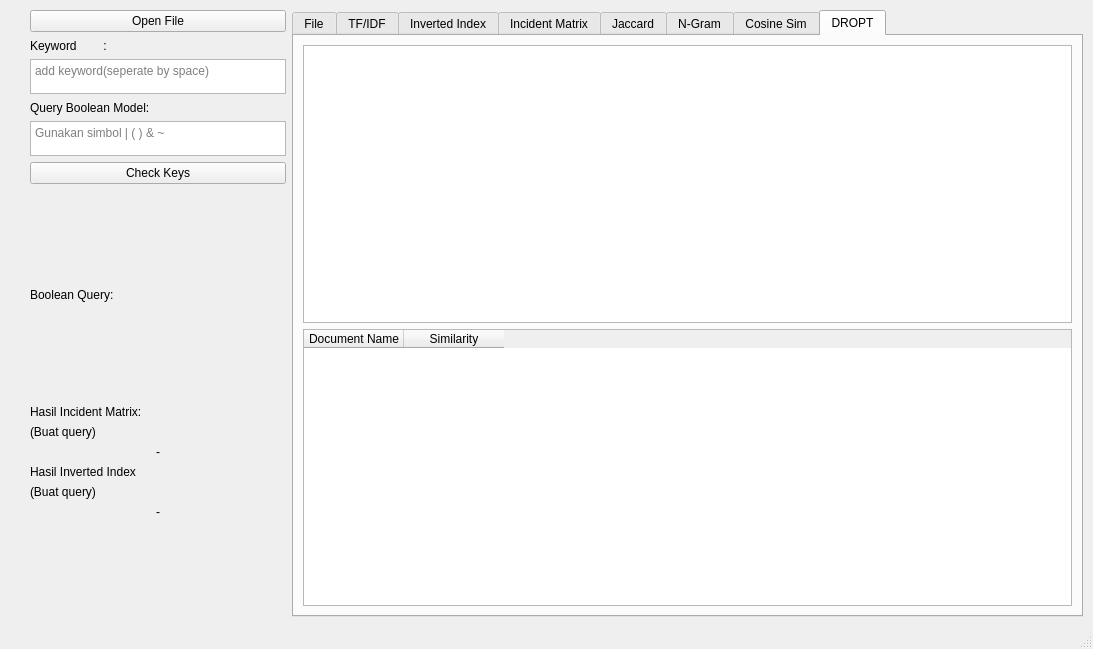
<?xml version="1.0" encoding="UTF-8"?>
<ui version="4.0">
 <class>MainWindow</class>
 <widget class="QMainWindow" name="MainWindow">
  <property name="geometry">
   <rect>
    <x>0</x>
    <y>0</y>
    <width>1093</width>
    <height>649</height>
   </rect>
  </property>
  <property name="windowTitle">
   <string>MainWindow</string>
  </property>
  <widget class="QWidget" name="centralwidget">
   <layout class="QGridLayout" name="gridLayout">
    <property name="leftMargin">
     <number>10</number>
    </property>
    <property name="topMargin">
     <number>10</number>
    </property>
    <property name="rightMargin">
     <number>10</number>
    </property>
    <property name="bottomMargin">
     <number>10</number>
    </property>
    <item row="0" column="0">
     <layout class="QHBoxLayout" name="horizontalLayout" stretch="0,1">
      <property name="bottomMargin">
       <number>0</number>
      </property>
      <item>
       <layout class="QVBoxLayout" name="verticalLayout_2">
        <property name="leftMargin">
         <number>20</number>
        </property>
        <item>
         <widget class="QPushButton" name="openFilebtn">
          <property name="text">
           <string>Open File</string>
          </property>
         </widget>
        </item>
        <item>
         <layout class="QVBoxLayout" name="verticalLayout_4">
          <property name="topMargin">
           <number>0</number>
          </property>
          <item>
           <widget class="QLabel" name="label">
            <property name="maximumSize">
             <size>
              <width>16777215</width>
              <height>15</height>
             </size>
            </property>
            <property name="text">
             <string>Keyword        :</string>
            </property>
            <property name="alignment">
             <set>Qt::AlignLeading|Qt::AlignLeft|Qt::AlignVCenter</set>
            </property>
            <property name="margin">
             <number>0</number>
            </property>
           </widget>
          </item>
          <item>
           <widget class="QTextEdit" name="txt_keyword">
            <property name="maximumSize">
             <size>
              <width>16777215</width>
              <height>35</height>
             </size>
            </property>
            <property name="placeholderText">
             <string>add keyword(seperate by space)</string>
            </property>
           </widget>
          </item>
         </layout>
        </item>
        <item>
         <layout class="QVBoxLayout" name="verticalLayout_5">
          <property name="topMargin">
           <number>0</number>
          </property>
          <item>
           <widget class="QLabel" name="label_3">
            <property name="maximumSize">
             <size>
              <width>16777215</width>
              <height>15</height>
             </size>
            </property>
            <property name="text">
             <string>Query Boolean Model:</string>
            </property>
           </widget>
          </item>
          <item>
           <widget class="QTextEdit" name="txt_query">
            <property name="maximumSize">
             <size>
              <width>16777215</width>
              <height>35</height>
             </size>
            </property>
            <property name="placeholderText">
             <string>Gunakan simbol | ( ) &amp; ~</string>
            </property>
           </widget>
          </item>
         </layout>
        </item>
        <item>
         <layout class="QHBoxLayout" name="horizontalLayout_6">
          <property name="sizeConstraint">
           <enum>QLayout::SetMinimumSize</enum>
          </property>
          <property name="topMargin">
           <number>0</number>
          </property>
         </layout>
        </item>
        <item>
         <widget class="QPushButton" name="checkKeysbtn">
          <property name="text">
           <string>Check Keys</string>
          </property>
         </widget>
        </item>
        <item>
         <spacer name="verticalSpacer">
          <property name="orientation">
           <enum>Qt::Vertical</enum>
          </property>
          <property name="sizeHint" stdset="0">
           <size>
            <width>20</width>
            <height>40</height>
           </size>
          </property>
         </spacer>
        </item>
        <item>
         <widget class="QLabel" name="label_5">
          <property name="text">
           <string>Boolean Query:</string>
          </property>
         </widget>
        </item>
        <item>
         <spacer name="verticalSpacer_3">
          <property name="orientation">
           <enum>Qt::Vertical</enum>
          </property>
          <property name="sizeHint" stdset="0">
           <size>
            <width>20</width>
            <height>40</height>
           </size>
          </property>
         </spacer>
        </item>
        <item>
         <widget class="QLabel" name="label_2">
          <property name="text">
           <string>Hasil Incident Matrix:</string>
          </property>
         </widget>
        </item>
        <item>
         <widget class="QLabel" name="lbl_incident_query">
          <property name="text">
           <string>(Buat query)</string>
          </property>
         </widget>
        </item>
        <item>
         <widget class="QLabel" name="lbl_incident_result">
          <property name="text">
           <string>-</string>
          </property>
          <property name="alignment">
           <set>Qt::AlignCenter</set>
          </property>
         </widget>
        </item>
        <item>
         <widget class="QLabel" name="label_4">
          <property name="text">
           <string>Hasil Inverted Index</string>
          </property>
         </widget>
        </item>
        <item>
         <widget class="QLabel" name="lbl_inverted_query">
          <property name="text">
           <string>(Buat query)</string>
          </property>
         </widget>
        </item>
        <item>
         <widget class="QLabel" name="lbl_inverted_result">
          <property name="text">
           <string>-</string>
          </property>
          <property name="alignment">
           <set>Qt::AlignCenter</set>
          </property>
         </widget>
        </item>
        <item>
         <spacer name="verticalSpacer_2">
          <property name="orientation">
           <enum>Qt::Vertical</enum>
          </property>
          <property name="sizeHint" stdset="0">
           <size>
            <width>20</width>
            <height>40</height>
           </size>
          </property>
         </spacer>
        </item>
       </layout>
      </item>
      <item>
       <layout class="QVBoxLayout" name="verticalLayout">
        <property name="leftMargin">
         <number>0</number>
        </property>
        <item>
         <widget class="QTabWidget" name="tabWidget">
          <property name="sizePolicy">
           <sizepolicy hsizetype="Preferred" vsizetype="Expanding">
            <horstretch>0</horstretch>
            <verstretch>0</verstretch>
           </sizepolicy>
          </property>
          <property name="currentIndex">
           <number>7</number>
          </property>
          <widget class="QWidget" name="tab">
           <property name="sizePolicy">
            <sizepolicy hsizetype="Maximum" vsizetype="Maximum">
             <horstretch>0</horstretch>
             <verstretch>0</verstretch>
            </sizepolicy>
           </property>
           <attribute name="title">
            <string>File</string>
           </attribute>
           <layout class="QHBoxLayout" name="horizontalLayout_2">
            <item>
             <widget class="QTableWidget" name="tbl_preprocess">
              <column>
               <property name="text">
                <string>Filename</string>
               </property>
              </column>
              <column>
               <property name="text">
                <string>Raw</string>
               </property>
              </column>
              <column>
               <property name="text">
                <string>Folded</string>
               </property>
              </column>
              <column>
               <property name="text">
                <string>No Number</string>
               </property>
              </column>
              <column>
               <property name="text">
                <string>No Symbol</string>
               </property>
              </column>
              <column>
               <property name="text">
                <string>Trimmed</string>
               </property>
              </column>
              <column>
               <property name="text">
                <string>Tokenized</string>
               </property>
              </column>
              <column>
               <property name="text">
                <string>Filtered</string>
               </property>
              </column>
              <column>
               <property name="text">
                <string>Stemmed</string>
               </property>
              </column>
              <column>
               <property name="text">
                <string>Filepath</string>
               </property>
              </column>
             </widget>
            </item>
           </layout>
          </widget>
          <widget class="QWidget" name="tab_2">
           <property name="sizePolicy">
            <sizepolicy hsizetype="Preferred" vsizetype="Preferred">
             <horstretch>0</horstretch>
             <verstretch>0</verstretch>
            </sizepolicy>
           </property>
           <property name="maximumSize">
            <size>
             <width>16777215</width>
             <height>16777215</height>
            </size>
           </property>
           <attribute name="title">
            <string>TF/IDF</string>
           </attribute>
           <layout class="QGridLayout" name="gridLayout_2">
            <item row="0" column="0">
             <widget class="QTableWidget" name="tf_idf_table">
              <property name="enabled">
               <bool>true</bool>
              </property>
              <property name="sizePolicy">
               <sizepolicy hsizetype="Ignored" vsizetype="Ignored">
                <horstretch>0</horstretch>
                <verstretch>0</verstretch>
               </sizepolicy>
              </property>
              <property name="minimumSize">
               <size>
                <width>40</width>
                <height>321</height>
               </size>
              </property>
              <property name="maximumSize">
               <size>
                <width>16777215</width>
                <height>9999999</height>
               </size>
              </property>
              <property name="font">
               <font>
                <pointsize>11</pointsize>
               </font>
              </property>
              <property name="focusPolicy">
               <enum>Qt::NoFocus</enum>
              </property>
              <attribute name="horizontalHeaderCascadingSectionResizes">
               <bool>false</bool>
              </attribute>
              <column>
               <property name="text">
                <string>Keyword</string>
               </property>
               <property name="font">
                <font>
                 <pointsize>12</pointsize>
                 <weight>75</weight>
                 <bold>true</bold>
                </font>
               </property>
              </column>
              <column>
               <property name="text">
                <string>TF</string>
               </property>
               <property name="font">
                <font>
                 <pointsize>12</pointsize>
                 <weight>75</weight>
                 <bold>true</bold>
                </font>
               </property>
              </column>
              <column>
               <property name="text">
                <string>Df</string>
               </property>
               <property name="font">
                <font>
                 <pointsize>12</pointsize>
                 <weight>75</weight>
                 <bold>true</bold>
                </font>
               </property>
              </column>
              <column>
               <property name="text">
                <string>D/Df</string>
               </property>
               <property name="font">
                <font>
                 <pointsize>12</pointsize>
                 <weight>75</weight>
                 <bold>true</bold>
                </font>
               </property>
              </column>
              <column>
               <property name="text">
                <string>IDF</string>
               </property>
               <property name="font">
                <font>
                 <pointsize>12</pointsize>
                 <weight>75</weight>
                 <bold>true</bold>
                </font>
               </property>
              </column>
              <column>
               <property name="text">
                <string>IDF+1</string>
               </property>
               <property name="font">
                <font>
                 <pointsize>12</pointsize>
                 <weight>75</weight>
                 <bold>true</bold>
                </font>
               </property>
              </column>
              <column>
               <property name="text">
                <string>W</string>
               </property>
               <property name="font">
                <font>
                 <pointsize>12</pointsize>
                 <weight>75</weight>
                 <bold>true</bold>
                </font>
               </property>
              </column>
             </widget>
            </item>
            <item row="1" column="0">
             <widget class="QTableWidget" name="tf_idf_result_table_2">
              <property name="maximumSize">
               <size>
                <width>16777215</width>
                <height>200</height>
               </size>
              </property>
              <property name="font">
               <font>
                <pointsize>11</pointsize>
               </font>
              </property>
              <column>
               <property name="text">
                <string>Document Name</string>
               </property>
              </column>
              <column>
               <property name="text">
                <string>Similarity</string>
               </property>
              </column>
             </widget>
            </item>
           </layout>
          </widget>
          <widget class="QWidget" name="tab_3">
           <attribute name="title">
            <string>Inverted Index</string>
           </attribute>
           <layout class="QHBoxLayout" name="horizontalLayout_4">
            <item>
             <widget class="QTableWidget" name="inverted_index_table">
              <property name="sizePolicy">
               <sizepolicy hsizetype="Ignored" vsizetype="Ignored">
                <horstretch>0</horstretch>
                <verstretch>0</verstretch>
               </sizepolicy>
              </property>
              <property name="minimumSize">
               <size>
                <width>40</width>
                <height>321</height>
               </size>
              </property>
              <property name="maximumSize">
               <size>
                <width>16777215</width>
                <height>9999999</height>
               </size>
              </property>
              <property name="focusPolicy">
               <enum>Qt::NoFocus</enum>
              </property>
              <attribute name="horizontalHeaderCascadingSectionResizes">
               <bool>false</bool>
              </attribute>
              <column>
               <property name="text">
                <string>Keyword</string>
               </property>
              </column>
              <column>
               <property name="text">
                <string>Inverted List</string>
               </property>
              </column>
             </widget>
            </item>
           </layout>
          </widget>
          <widget class="QWidget" name="tab_4">
           <attribute name="title">
            <string>Incident Matrix</string>
           </attribute>
           <layout class="QHBoxLayout" name="horizontalLayout_5">
            <item>
             <widget class="QTableWidget" name="incident_matrix_table">
              <property name="sizePolicy">
               <sizepolicy hsizetype="Ignored" vsizetype="Ignored">
                <horstretch>0</horstretch>
                <verstretch>0</verstretch>
               </sizepolicy>
              </property>
              <property name="minimumSize">
               <size>
                <width>40</width>
                <height>321</height>
               </size>
              </property>
              <property name="maximumSize">
               <size>
                <width>16777215</width>
                <height>9999999</height>
               </size>
              </property>
              <property name="focusPolicy">
               <enum>Qt::NoFocus</enum>
              </property>
              <attribute name="horizontalHeaderCascadingSectionResizes">
               <bool>false</bool>
              </attribute>
              <column>
               <property name="text">
                <string>Keyword</string>
               </property>
              </column>
              <column>
               <property name="text">
                <string>Incident Matrix</string>
               </property>
              </column>
             </widget>
            </item>
           </layout>
          </widget>
          <widget class="QWidget" name="tab_5">
           <attribute name="title">
            <string>Jaccard</string>
           </attribute>
           <layout class="QGridLayout" name="gridLayout_5">
            <item row="0" column="0">
             <widget class="QTextEdit" name="txt_jaccard_result">
              <property name="font">
               <font>
                <pointsize>10</pointsize>
               </font>
              </property>
              <property name="readOnly">
               <bool>true</bool>
              </property>
             </widget>
            </item>
            <item row="1" column="0">
             <widget class="QTableWidget" name="jaccard_result_table">
              <column>
               <property name="text">
                <string>Document Name</string>
               </property>
              </column>
              <column>
               <property name="text">
                <string>Similarity</string>
               </property>
              </column>
             </widget>
            </item>
           </layout>
          </widget>
          <widget class="QWidget" name="tab_6">
           <attribute name="title">
            <string>N-Gram</string>
           </attribute>
           <layout class="QGridLayout" name="gridLayout_4">
            <item row="0" column="0">
             <layout class="QHBoxLayout" name="horizontalLayout_3">
              <property name="spacing">
               <number>0</number>
              </property>
              <property name="sizeConstraint">
               <enum>QLayout::SetDefaultConstraint</enum>
              </property>
              <property name="rightMargin">
               <number>100</number>
              </property>
              <item>
               <widget class="QLabel" name="label_6">
                <property name="maximumSize">
                 <size>
                  <width>300</width>
                  <height>16777215</height>
                 </size>
                </property>
                <property name="text">
                 <string>Input N for Ngram :</string>
                </property>
               </widget>
              </item>
              <item>
               <widget class="QLineEdit" name="txt_input_ngram">
                <property name="sizePolicy">
                 <sizepolicy hsizetype="Minimum" vsizetype="Fixed">
                  <horstretch>0</horstretch>
                  <verstretch>0</verstretch>
                 </sizepolicy>
                </property>
                <property name="maximumSize">
                 <size>
                  <width>300</width>
                  <height>16777215</height>
                 </size>
                </property>
                <property name="alignment">
                 <set>Qt::AlignCenter</set>
                </property>
                <property name="placeholderText">
                 <string>(number)</string>
                </property>
               </widget>
              </item>
             </layout>
            </item>
            <item row="2" column="0">
             <widget class="QTableWidget" name="n_gram_result_table">
              <column>
               <property name="text">
                <string>Document Name</string>
               </property>
              </column>
              <column>
               <property name="text">
                <string>Similarity</string>
               </property>
              </column>
             </widget>
            </item>
            <item row="1" column="0">
             <widget class="QTextEdit" name="txt_ngram_result">
              <property name="font">
               <font>
                <pointsize>10</pointsize>
               </font>
              </property>
              <property name="readOnly">
               <bool>true</bool>
              </property>
             </widget>
            </item>
           </layout>
          </widget>
          <widget class="QWidget" name="tab_7">
           <attribute name="title">
            <string>Cosine Sim</string>
           </attribute>
           <layout class="QGridLayout" name="gridLayout_3">
            <item row="0" column="0">
             <widget class="QTextEdit" name="txt_cosine_result">
              <property name="font">
               <font>
                <pointsize>10</pointsize>
               </font>
              </property>
              <property name="readOnly">
               <bool>true</bool>
              </property>
             </widget>
            </item>
            <item row="1" column="0">
             <widget class="QTableWidget" name="cosine_result_table">
              <column>
               <property name="text">
                <string>Document Name</string>
               </property>
              </column>
              <column>
               <property name="text">
                <string>Similarity</string>
               </property>
              </column>
             </widget>
            </item>
           </layout>
          </widget>
          <widget class="QWidget" name="tab_8">
           <attribute name="title">
            <string>DROPT</string>
           </attribute>
           <layout class="QGridLayout" name="gridLayout_6">
            <item row="0" column="0">
             <widget class="QTextEdit" name="txt_dropt_result">
              <property name="font">
               <font>
                <pointsize>10</pointsize>
               </font>
              </property>
              <property name="readOnly">
               <bool>true</bool>
              </property>
             </widget>
            </item>
            <item row="1" column="0">
             <widget class="QTableWidget" name="dropt_result_table">
              <column>
               <property name="text">
                <string>Document Name</string>
               </property>
              </column>
              <column>
               <property name="text">
                <string>Similarity</string>
               </property>
              </column>
             </widget>
            </item>
           </layout>
          </widget>
         </widget>
        </item>
       </layout>
      </item>
     </layout>
    </item>
   </layout>
  </widget>
  <widget class="QMenuBar" name="menubar">
   <property name="geometry">
    <rect>
     <x>0</x>
     <y>0</y>
     <width>1093</width>
     <height>26</height>
    </rect>
   </property>
  </widget>
  <widget class="QStatusBar" name="statusbar"/>
 </widget>
 <resources/>
 <connections/>
</ui>
